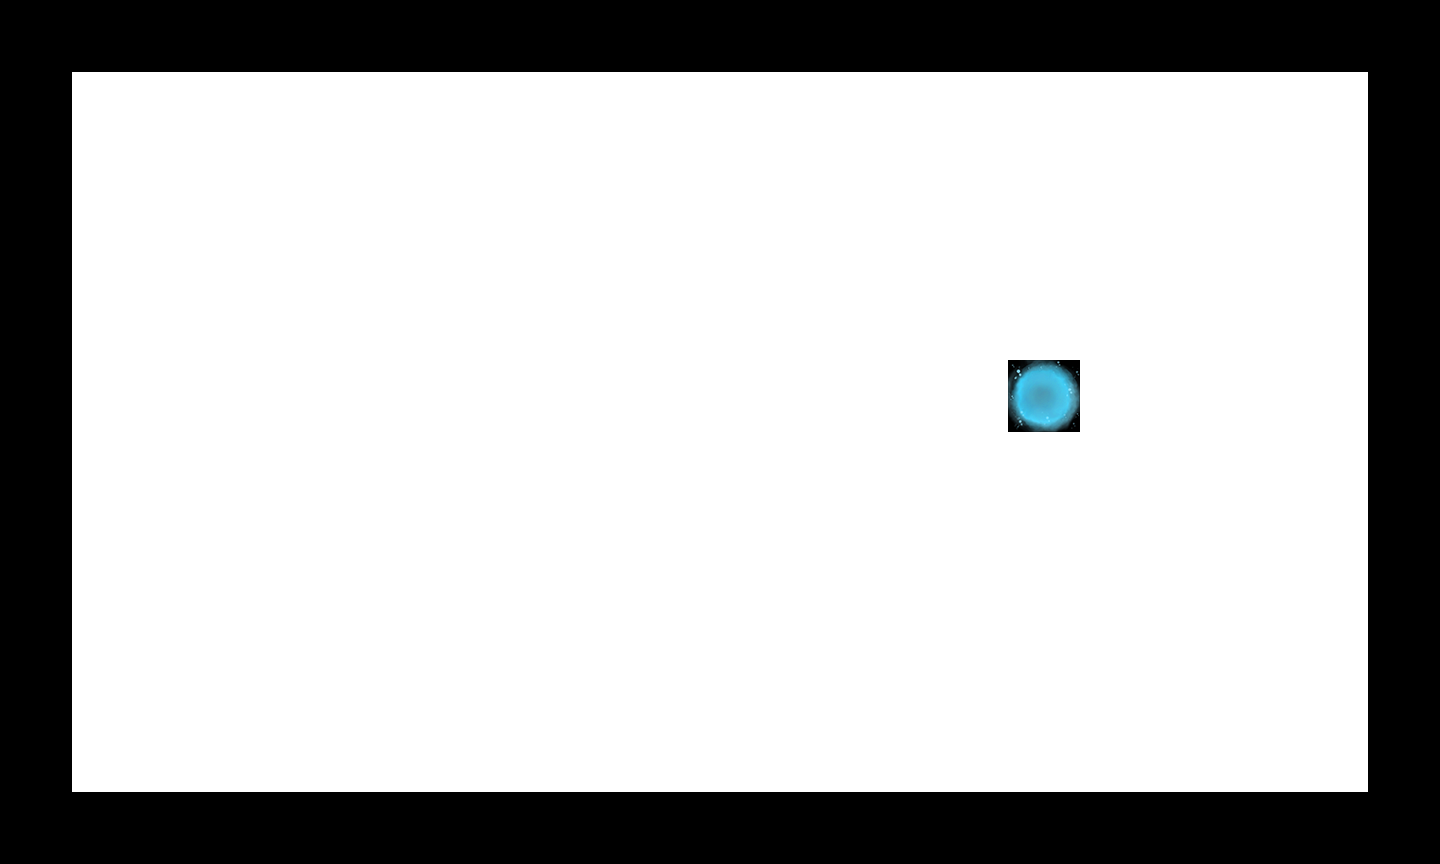

This game map was drawn from its Tiled (.tmx) file and the tilesets committed beside it. A one-line description and the trimmed map source follow:
An orthogonal 20x12 tile map with 72x72 px tiles, 1 tile layer (tiles), 3 tilesets.

<map version="1.0" orientation="orthogonal" width="20" height="12" tilewidth="72" tileheight="72">
 <properties>
  <property name="playerLocation" value="!json! {&quot;x&quot;:10, &quot;y&quot;:6)" />
 </properties>
 <tileset firstgid="1" name="black tile" tilewidth="72" tileheight="72">
  <image source="../../../art/black tile.png" width="72" height="72" />
  <tile id="0">
   <properties>
    <property name="bodyType" value="static" />
    <property name="physics:bounce" value="0" />
    <property name="physics:enabed" value="true" />
   </properties>
  </tile>
 </tileset>
 <tileset firstgid="2" name="blue aura sphere 1" tilewidth="72" tileheight="72">
  <image source="../../../art/blue aura sphere 1.png" width="72" height="72" />
 </tileset>
 <tileset firstgid="3" name="white tile" tilewidth="72" tileheight="72">
  <image source="../../../art/white tile.png" width="72" height="72" />
 </tileset>
 <layer name="tiles" width="20" height="12">
  <data>[240 cells, 240 non-empty, 3 distinct tile ids]</data>
 </layer>
</map>
